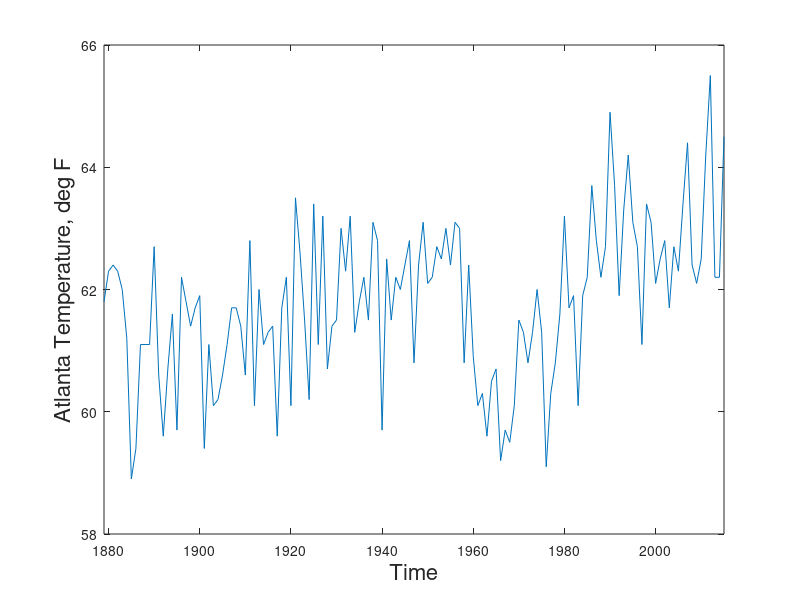
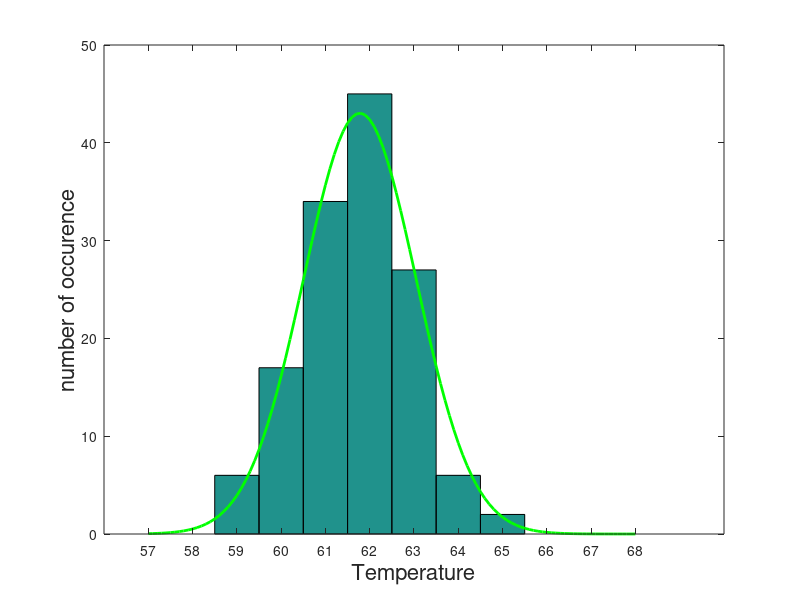

The MATLAB script that drew these images, in order:
%% week1 exercise

% safety first
clear all;
close all;

% load AtlantaTemp data
load AtlantaTemp.mat

% set range to 2nd thru 138th entry
range = 2:138;

% make a time series plot
plot(Year(range),Annual(range));
xlabel('Time','fontsize',16);
ylabel('Atlanta Temperature, deg F','fontsize',16);
axis([1879 2015 58 66]);

% mean over 1879 to 2015
tempmn = mean(Annual(range));
disp(['average temperature over 1879 to 2015 is ',num2str(tempmn),' deg F.'])

% calculate median
tempmd = prctile(Annual(range),50);
disp(['median temperature over 1879 to 2015 is ',num2str(tempmd),' deg F.'])

% calculate IQR
tempIQR =  prctile(Annual(range),75) -  prctile(Annual(range),25);
disp(['IQR of temperature over 1879 to 2015 is ',num2str(tempIQR),' deg F.'])

% standard deviation
N = length(range);
tempvar =N/(N-1)*(mean(Annual(range).^2)-tempmn^2);
tempstd = sqrt(tempvar);
disp(['STDEV of temperature over 1879 to 2015 is ',num2str(tempstd),' deg F.'])

%% plot histogram
figure(2); % open 2nd figure window
hist(Annual(range),[57:68]);
xlabel('Temperature','fontsize',16);
ylabel('number of occurence','fontsize',16);

x =57:0.1:68;
y = N/(sqrt(2*pi)*tempstd)*exp(-0.5*((x-tempmn)/tempstd).^2);
hold on;
plot(x,y,'g-','linewidth',2);
hold off;
